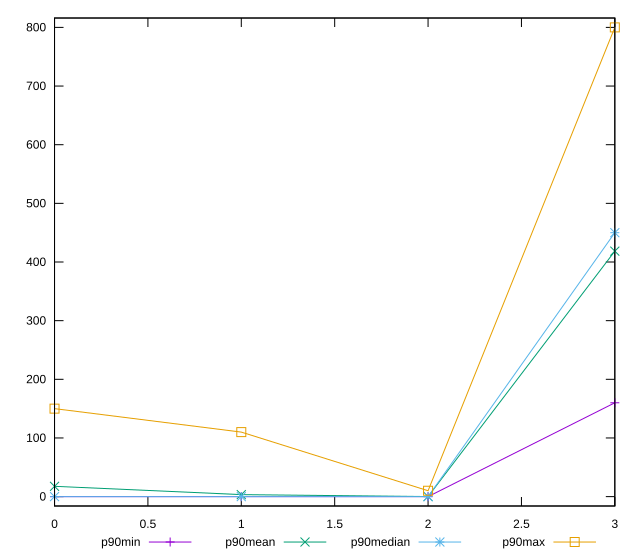

Recreate this plot in gnuplot.
reset

$p90Min <<EOF
0 0
1 0
2 0
3 160
EOF

$p90Mean <<EOF
0 17.5531914893617
1 3.404255319148936
2 0.10752688172043011
3 418.51063829787233
EOF

$p90Median <<EOF
0 0
1 0
2 0
3 450
EOF

$p90Max <<EOF
0 150
1 110
2 10
3 800
EOF

set key outside below
set xrange [0:3]
set yrange [-16:816]
set trange [-16:816]
set terminal svg size 640, 560 enhanced background rgb 'white'
set output "reports/report_00027_2021-02-24T12-40-31.850Z/unused-css-rules/progression/value.svg"

plot $p90Min title "p90min" with linespoints, \
     $p90Mean title "p90mean" with linespoints, \
     $p90Median title "p90median" with linespoints, \
     $p90Max title "p90max" with linespoints

reset
